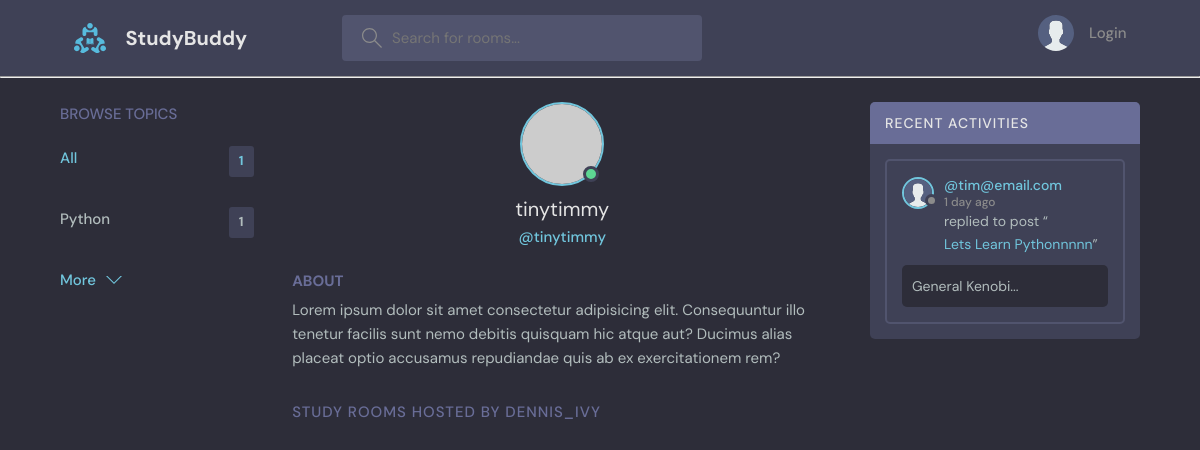
The app's page /profile/2/ with its own data.
### base/models.py (models this page shows, shortened)
class Topic(models.Model):
    name = models.CharField(max_length=200)

class User(AbstractUser):
    name = models.CharField(max_length = 100, null=True)
    email = models.EmailField(unique=True, null=True)
    bio = models.TextField(null=True)
    avatar = models.ImageField(null=True, default="avatar.svg")
    USERNAME_FIELD = 'email'
    REQUIRED_FIELDS =  []

class Message(models.Model):
    user = models.ForeignKey(User, on_delete=models.CASCADE)
    room = models.ForeignKey(Room, on_delete=models.CASCADE)
    body = models.TextField()
    updated = models.DateTimeField(auto_now=True)
    created = models.DateTimeField(auto_now_add=True)
    class Meta:
        ordering = ['-updated', '-created']

class Room(models.Model):
    host = models.ForeignKey(User, on_delete=models.SET_NULL, null=True)
    topic = models.ForeignKey(Topic, on_delete=models.SET_NULL, null=True)
    name = models.CharField(max_length=200)
    description = models.TextField(null=True, blank=True)
    participants = models.ManyToManyField(
        User, related_name='participants', blank=True)
    updated = models.DateTimeField(auto_now=True)
    created = models.DateTimeField(auto_now_add=True)
    class Meta:
        ordering = ['-updated', '-created']
    def __str__(self):
        return self.name

### base/views.py (the view)
# urls.py: path('profile/<str:pk>/',views.userProfile, name="user-profile"),
def userProfile(request, pk):
    user = User.objects.get(id=pk)
    rooms = user.room_set.all()
    room_messages = user.message_set.all()
    topics = Topic.objects.all()
    context={'user':user, 'rooms':rooms,
            'room_messages':room_messages, 'topics':topics}
    return render(request, 'base/profile.html', context)

### base/templates/base/profile.html (shortened to what this page needs)
{% extends 'main.html' %}
{% block content %}
  <main class="profile-page layout layout--3">
    <div class="container">
      {% include 'base/topics_component.html' %}
      <div class="roomList">
        <div class="profile">
          <div class="profile__avatar">
            <div class="avatar avatar--large active">
              <img src="https://randomuser.me/api/portraits/men/11.jpg" />
            </div>
          </div>
          <div class="profile__info">
            <h3>{{user.username}}</h3>
            <p>@{{user.username}}</p>
          </div>
          <div class="profile__about">
            <h3>About</h3>
            <p>
              Lorem ipsum dolor sit amet consectetur adipisicing elit. Consequuntur illo tenetur
              facilis sunt nemo debitis quisquam hic atque aut? Ducimus alias placeat optio
              accusamus repudiandae quis ab ex exercitationem rem?
            </p>
          </div>
        </div>
        <div class="roomList__header">
          <div>
            <h2>Study Rooms Hosted by dennis_ivy</a>
            </h2>
          </div>
        </div>
      </div>
      {% include 'base/activity_component.html' %}
    </div>
  </main>
{% endblock content %}

### base/templates/base/topics_component.html
<div class="topics">
    <div class="topics__header">
      <h2>Browse Topics</h2>
    </div>
    <ul class="topics__list">
      <li>
       <a href="{% url 'home' %}" class="active">All <span>{{topics.count}}</span></a>
      </li>
      {% for topic in topics %}
      <li>
        <a href="{% url 'home' %}?q={{topic.name}}">{{topic.name}}<span>{{topic.room_set.all.count}}</span></a>
      </li>
      {% endfor %}
    </ul>
    <a class="btn btn--link" href="{% url 'topics' %}">
      More
      <svg
        version="1.1"
        xmlns="http://www.w3.org/2000/svg"
        width="32"
        height="32"
        viewBox="0 0 32 32"
      >
        <title>chevron-down</title>
        <path d="M16 21l-13-13h-3l16 16 16-16h-3l-13 13z"></path>
      </svg>
    </a>
  </div>

### base/templates/base/activity_component.html (shortened to what this page needs)
<div class="activities">
    <div class="activities__header">
      <h2>Recent Activities</h2>
    </div>
    {% for message in room_messages %}
    <div class="activities__box">
      <div class="activities__boxHeader roomListRoom__header">
        <a href="{% url 'user-profile' message.user.id %}" class="roomListRoom__author">
          <div class="avatar avatar--small">
            <img src="{{message.user.avatar.url}}" />
          </div>
          <p>
            @{{message.user}}
            <span>{{message.created|timesince}} ago</span>
          </p>
        </a>
      </div>
      <div class="activities__boxContent">
        <p>
          replied to post “<a href="{% url 'room' message.room.id %}">{{message.room}}</a
          >”
        </p>
        <div class="activities__boxRoomContent">
         {{message.body}}
        </div>
      </div>
    </div>
    {% endfor %}
  </div>

### records on screen
Topic: name "Python", room_set.all.count "1"
User: username "tinytimmy"
Message: user.avatar (placeholder picture), user "tim@email.com", created "1 day", room "Lets Learn Pythonnnnn", body "General Kenobi..."

### other values on screen
{{ topics.count }} "1"
